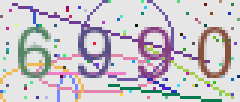
#> input picture codes/1.png, 80 x 34 px, given in place of 1.jpeg, which was not available (shown 3 times larger)
$ python drop_water.py
#> lines starting #> are read from the running program, lines starting #| are printed output that depends on the picture; after the words box and inside, x2 and y2 are one past the last pixel; in counts of white or black regions, pixels touching at a corner belong together; pictures that were not available may be replaced by others from this repository, and a replacement may not be noted
from itertools import groupby
from PIL import Image
#https://blog.csdn.net/rongdongzhu1/article/details/51463618
#https://www.jianshu.com/p/deee3e7e463b
#https://blog.csdn.net/rongdongzhu1/article/details/51463618
#http://www.cnblogs.com/lgh344902118/p/6672706.html
#https://blog.csdn.net/yinchuandong2/article/details/40340735/
#http://www.yidianzixun.com/home?page=article&id=0Bdy3fwa   基于惯性大水滴滴水算法和支持向量机的粘连字符验证码识别
def binarizing(img,threshold):
    """传入image对象进行灰度、二值处理"""
    img = img.convert("L") # 转灰度
    pixdata = img.load()
    w, h = img.size
    # 遍历所有像素，大于阈值的为黑色
    for y in range(h):
        for x in range(w):
            if pixdata[x, y] < threshold:
                pixdata[x, y] = 0
            else:
                pixdata[x, y] = 255
    return img
def vertical(img):
    """传入二值化后的图片进行垂直投影"""
    pixdata = img.load()
    w,h = img.size
    result = []
    for x in range(w):
        black = 0
        for y in range(h):
            if pixdata[x,y] == 0:
                black += 1
        result.append(black)
    return result
def get_start_x(hist_width):
    """根据图片垂直投影的结果来确定起点
       hist_width中间值 前后取4个值 再这范围内取最小值
    """
    mid = len(hist_width) // 2 # 注意py3 除法和py2不同
    temp = hist_width[mid-4:mid+5]
    return mid - 4 + temp.index(min(temp))
def get_nearby_pix_value(img_pix,x,y,j):
    """获取临近5个点像素数据"""
    if j == 1:
        return 0 if img_pix[x-1,y+1] == 0 else 1
    elif j ==2:
        return 0 if img_pix[x,y+1] == 0 else 1
    elif j ==3:
        return 0 if img_pix[x+1,y+1] == 0 else 1
    elif j ==4:
        return 0 if img_pix[x+1,y] == 0 else 1
    elif j ==5:
        return 0 if img_pix[x-1,y] == 0 else 1
    else:
        raise Exception("get_nearby_pix_value error")
def get_end_route(img,start_x,height):
    """获取滴水路径"""
    left_limit = 0
    right_limit = img.size[0] - 1
    end_route = []
    cur_p = (start_x,0)
    last_p = cur_p
    end_route.append(cur_p)
    while cur_p[1] < (height-1):
        sum_n = 0
        max_w = 0
        next_x = cur_p[0]
        next_y = cur_p[1]
        pix_img = img.load()
        for i in range(1,6):
            cur_w = get_nearby_pix_value(pix_img,cur_p[0],cur_p[1],i) * (6-i)
            sum_n += cur_w
            if max_w < cur_w:
                max_w = cur_w
        if sum_n == 0:
            # 如果全黑则看惯性
            max_w = 4
        if sum_n == 15:
            max_w = 6
        if max_w == 1:
            next_x = cur_p[0] - 1
            next_y = cur_p[1]
        elif max_w == 2:
            next_x = cur_p[0] + 1
            next_y = cur_p[1]
        elif max_w == 3:
            next_x = cur_p[0] + 1
            next_y = cur_p[1] + 1
        elif max_w == 5:
            next_x = cur_p[0] - 1
            next_y = cur_p[1] + 1
        elif max_w == 6:
            next_x = cur_p[0]
            next_y = cur_p[1] + 1
        elif max_w == 4:
            if next_x > cur_p[0]:
                # 向右
                next_x = cur_p[0] + 1
                next_y = cur_p[1] + 1
            if next_x < cur_p[0]:
                next_x = cur_p[0]
                next_y = cur_p[1] + 1
            if sum_n == 0:
                next_x = cur_p[0]
                next_y = cur_p[1] + 1
        else:
            raise Exception("get end route error")
        if last_p[0] == next_x and last_p[1] == next_y:
            if next_x < cur_p[0]:
                max_w = 5
                next_x = cur_p[0] + 1
                next_y = cur_p[1] + 1
            else:
                max_w = 3
                next_x = cur_p[0] - 1
                next_y = cur_p[1] + 1
        last_p = cur_p
        if next_x > right_limit:
            next_x = right_limit
            next_y = cur_p[1] + 1
        if next_x < left_limit:
            next_x = left_limit
            next_y = cur_p[1] + 1
        cur_p = (next_x,next_y)
        end_route.append(cur_p)
    return end_route
def get_split_seq(projection_x):
    split_seq = []
    start_x = 0
    length = 0
    for pos_x, val in enumerate(projection_x):
        if val == 0 and length == 0:
            continue
        elif val == 0 and length != 0:
            split_seq.append([start_x, length])
            length = 0
        elif val == 1:
            if length == 0:
                start_x = pos_x
            length += 1
        else:
            raise Exception('generating split sequence occurs error')
    # 循环结束时如果length不为0，说明还有一部分需要append
    if length != 0:
        split_seq.append([start_x, length])
    return split_seq
def do_split(source_image, starts, filter_ends):
    """
    具体实行切割
    : param starts: 每一行的起始点 tuple of list
    : param ends: 每一行的终止点
    """
    left = starts[0][0]
    top = starts[0][1]
    right = filter_ends[0][0]
    bottom = filter_ends[0][1]
    pixdata = source_image.load()
    for i in range(len(starts)):
        left = min(starts[i][0], left)
        top = min(starts[i][1], top)
        right = max(filter_ends[i][0], right)
    bottom = max(filter_ends[i][1], bottom)
    width = right - left + 1
    height = bottom - top + 1
    image = Image.new('RGB', (width, height), (255,255,255))
    for i in range(height):
        start = starts[i]
        end = filter_ends[i]
        for x in range(start[0], end[0]+1):
            if pixdata[x,start[1]] == 0:
                image.putpixel((x - left, start[1] - top), (0,0,0))
    return image
def drop_fall(img):
    """滴水分割"""
    width,height = img.size
    # 1 二值化
    b_img = binarizing(img,200)
    # 2 垂直投影
    hist_width = vertical(b_img)
    # 3 获取起点
    start_x = get_start_x(hist_width)
    # 4 开始滴水算法
    start_route = []
    for y in range(height):
        start_route.append((0,y))
    end_route = get_end_route(img,start_x,height)
    filter_end_route = [max(list(k)) for _,k in groupby(end_route,lambda x:x[1])] # 注意这里groupby
    img1 = do_split(img,start_route,filter_end_route)
    img1.save('cuts-d-1.png')
    start_route = list(map(lambda x : (x[0]+1,x[1]),filter_end_route)) # python3中map不返回list需要自己转换
    end_route = []
    for y in range(height):
        end_route.append((width-1,y))
    img2 = do_split(img,start_route,end_route)
    img2.save('cuts-d-2.png')
if __name__ == '__main__':
    p = Image.open("1.jpeg")
#> p is the input picture: PIL image 80x34 P; mean R, G, B 201.2, 196.6, 201.8
    drop_fall(p)
#> in binarizing, `img = img.convert("L")`:
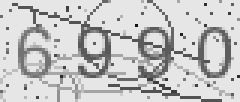
#> img: PIL image 80x34 L (shown 3 times larger); min 17, max 239, mean 198.6
#> in drop_fall, `b_img = binarizing(img,200)`:
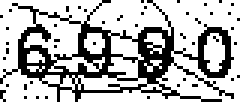
#> b_img: PIL image 80x34 L (shown 3 times larger); 70.8% white; black in thin lines or dots
#> in drop_fall, `hist_width = vertical(b_img)`: hist_width = 80 values, max 20 at index 55, min 1 at index 78, mean 9.91
#> in get_start_x, `mid = len(hist_width) // 2`: mid = 40
#> in get_start_x, `temp = hist_width[mid-4:mid+5]`: temp = [16, 7, 6, 7, 7, 7, 4, 5, 5]
#> in drop_fall, `start_x = get_start_x(hist_width)`: start_x = 42
#> in get_end_route, `cur_p = (start_x,0)`: cur_p = (42, 0)
#> the loop in get_end_route, `while cur_p[1] < (height-1):` made 46 passes
#> last_p on passes 1, 2, 3, 4, 5, 6, 7, 8, 9, 10, 12, 14: (42, 0), (42, 1), (42, 2), (42, 3), (42, 4), (42, 5), (42, 6), (42, 7), (42, 8), (42, 9), (41, 10), (40, 11)
#> after the loop in get_end_route, `while cur_p[1] < (height-1):`: end_route = 47 pairs, first value 39 to 48, second value 0 to 33
#> in drop_fall, `filter_end_route = [max(list(k)) for _,k in groupby(end_route,lambda x..`: filter_end_route = 34 pairs, first value 40 to 48, second value 0 to 33
#> in do_split, `right = filter_ends[0][0]`: right = 42
#> in do_split, `bottom = filter_ends[0][1]`: bottom = 0
#> the loop in do_split, `for i in range(len(starts)):` made 34 passes
#> right on passes 1 to 12: 42, 42, 42, 42, 42, 42, 42, 42, 42, 42, 42, 42
#> in do_split, `bottom = max(filter_ends[i][1], bottom)`: bottom = 33
#> in do_split, `width = right - left + 1`: width = 49
#> in do_split, `height = bottom - top + 1`: height = 34
#> in do_split, `image = Image.new('RGB', (width, height), (255,255,255))`: image: PIL image 49x34 RGB; every value is 255
#> the loop in do_split, `for i in range(height):` made 34 passes
#> end on passes 1 to 12: (42, 0), (42, 1), (42, 2), (42, 3), (42, 4), (42, 5), (42, 6), (42, 7), (42, 8), (42, 9), (41, 10), (40, 11)
#> after the loop in do_split, `for i in range(height):`:
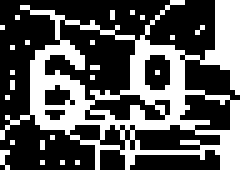
#> image: PIL image 49x34 RGB (shown 5 times larger); 37% white; 24 white regions (23 under 20 px), largest, box (x1, y1, x2, y2) and area: (0, 0, 49, 34) 585
#> in drop_fall, `start_route = list(map(lambda x : (x[0]+1,x[1]),filter_end_route))`: start_route = 34 pairs, first value 41 to 49, second value 0 to 33
#> in do_split (call 2), `left = starts[0][0]`: left = 43
#> the loop in do_split (call 2), `for i in range(len(starts)):` made 34 passes
#> left on passes 1 to 12: 43, 43, 43, 43, 43, 43, 43, 43, 43, 43, 42, 41
#> in do_split (call 2), `image = Image.new('RGB', (width, height), (255,255,255))`: image: PIL image 39x34 RGB; every value is 255
#> after the loop in do_split (call 2), `for i in range(height):`:
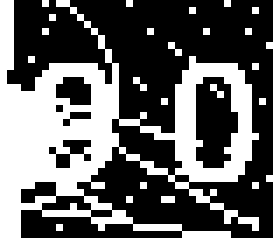
#> image: PIL image 39x34 RGB (shown 7 times larger); 37.9% white; 25 white regions (24 under 20 px), largest, box (x1, y1, x2, y2) and area: (0, 0, 37, 34) 475
